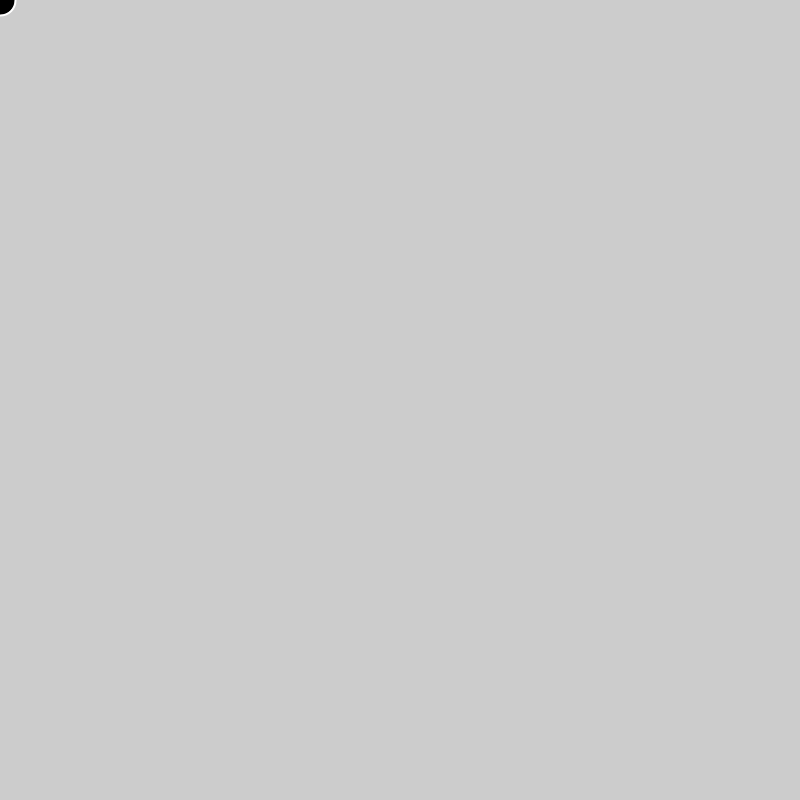
Frame 1 (no input)
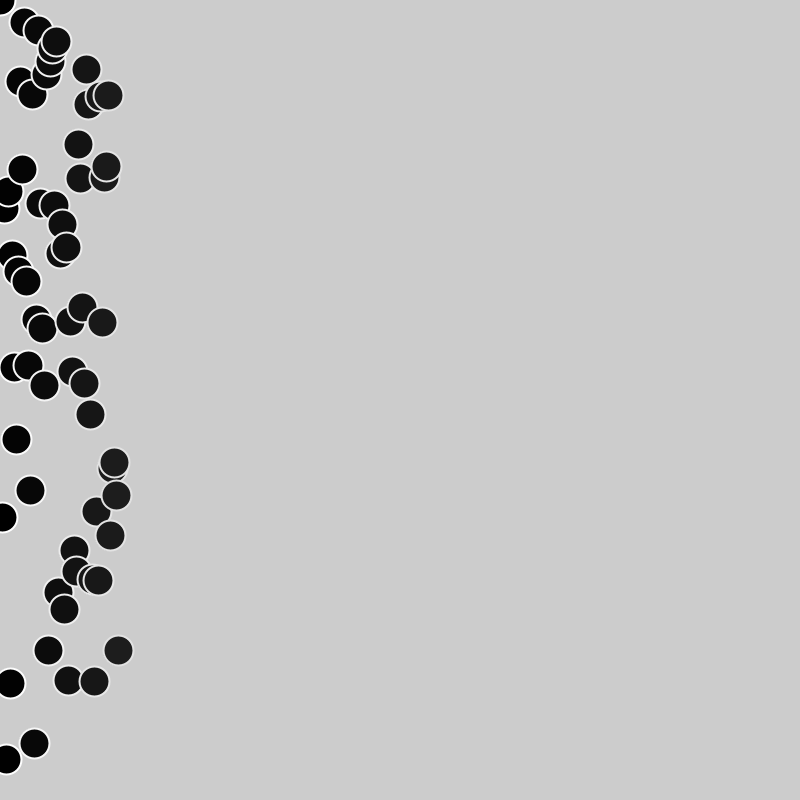
Frame 60 (the mouse pressed at the canvas centre just before this capture)
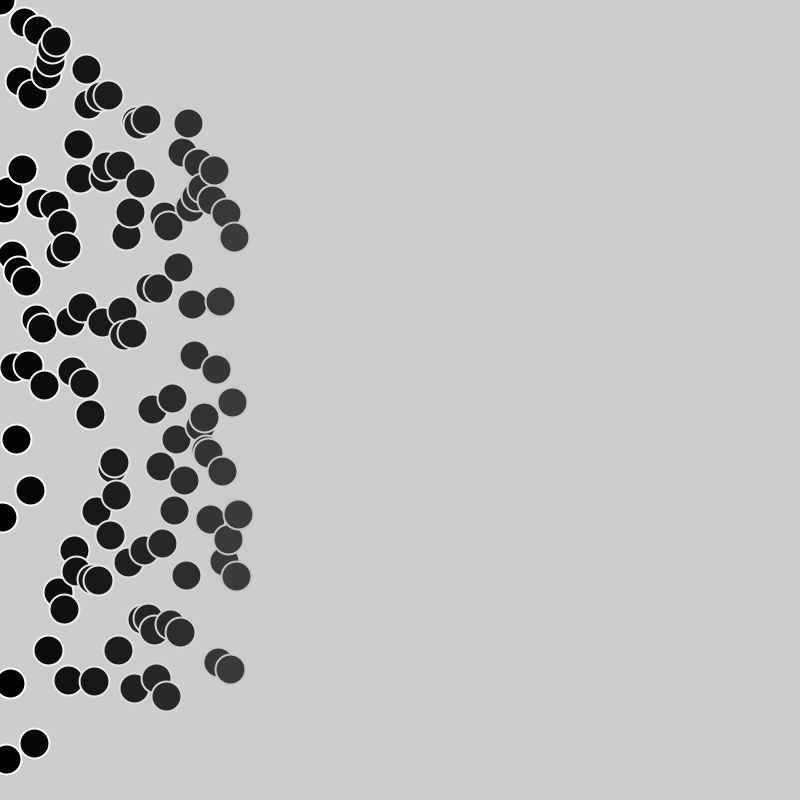
Frame 120 (the mouse held since frame 60 and released just before this capture)

The Processing sketch that drew these frames (run headless with seeded random() and noise(); from frame 60 on, the mouse is pressed at the canvas centre):

// Processing sketch: PoppingCircles
// ── PoppingCircles.pde
float y = 0;
int x = 0;
int range;
int fillColor = 0;
int strokeColor = 255;

void setup() {
  
  size(800, 800);
  
  range = height/2;
  
}

void draw() {
  
  rectMode(CENTER);
  
  
  strokeWeight(2);
  stroke(strokeColor);
  fill(fillColor);
  ellipse(x, y, 30, 30);
  
  y = random((width/2)-range, (width/2)+range);
  x+=2;
  range--;
  
  if(x % 4 == 0)
  {
    fillColor++;
    strokeColor--;
  }
  
}
